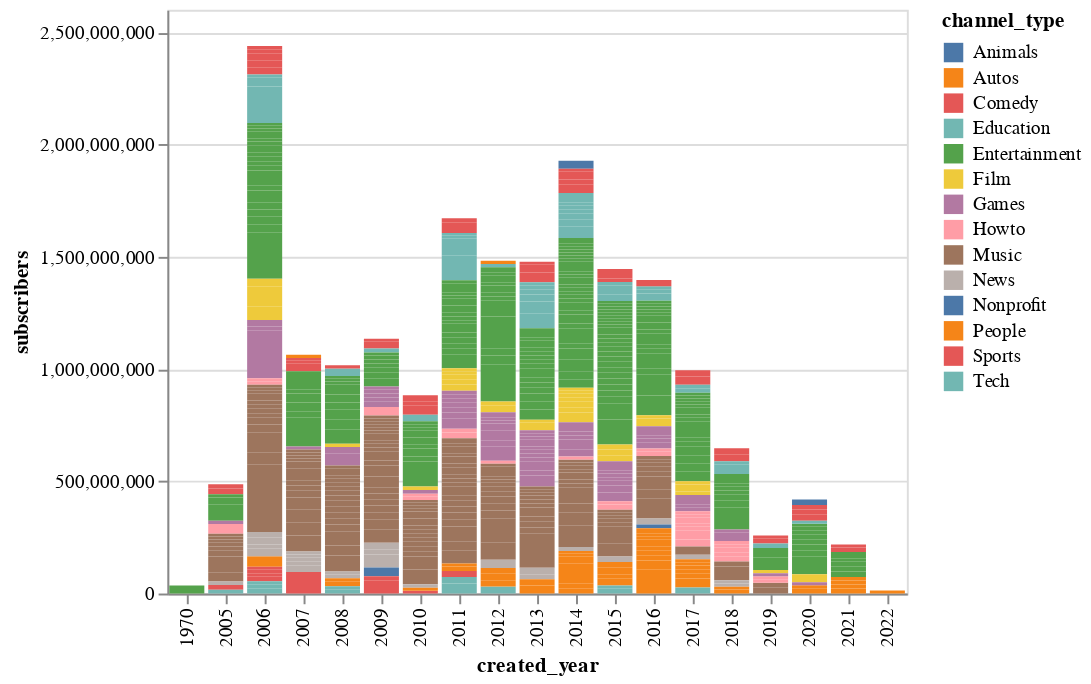

The code cell stored with this chart in its notebook:
### Code cell
alt.Chart(clean_data).mark_bar().encode(
    alt.Y('subscribers:Q'),
    alt.X('created_year:O'),
    color = 'channel_type'
)

### Figure 1 — Vega-Lite specification as saved in the notebook (floating-point values rounded to 4 significant figures; data arrays with more than 128 entries replaced by an {"elided": "..."} marker saying what was removed)
{"config": {"view": {"continuousWidth": 300, "continuousHeight": 300}}, "data": {"name": "data-46f06f13d7cfc6420add7fcba92f2db4"}, "mark": {"type": "bar"}, "encoding": {"color": {"field": "channel_type", "type": "nominal"}, "x": {"field": "created_year", "type": "ordinal"}, "y": {"field": "subscribers", "type": "quantitative"}}, "$schema": "https://vega.github.io/schema/vega-lite/v5.8.0.json", "datasets": {"data-46f06f13d7cfc6420add7fcba92f2db4": {"elided": "824 records"}}}
